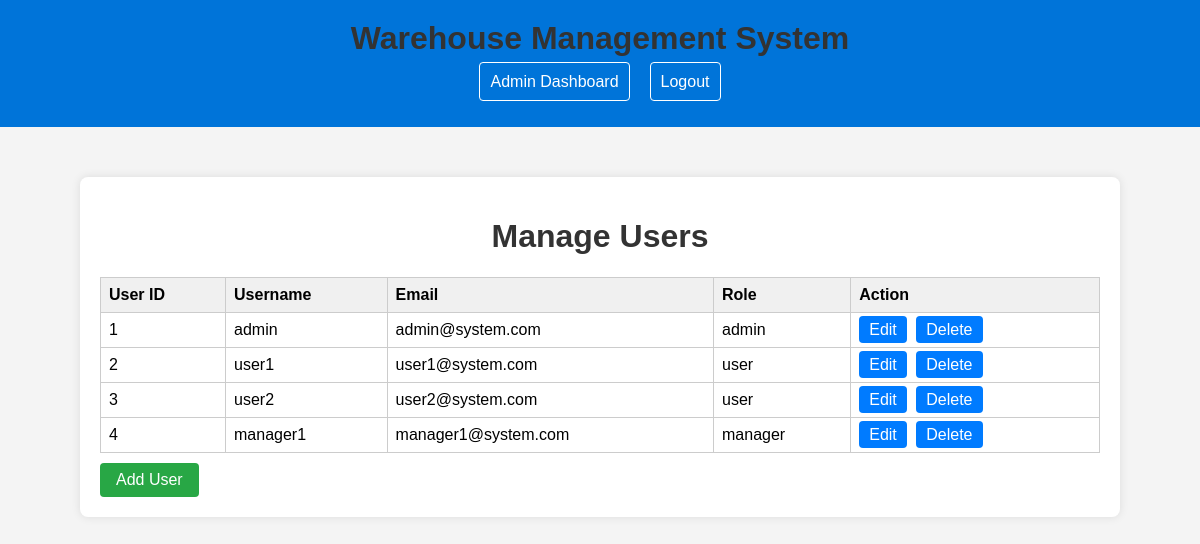
Page /users_manage.php (signed in) on the committed database.
### tables this page shows
CREATE TABLE `users` (
  `user_id` int(11) NOT NULL,
  `username` varchar(50) NOT NULL,
  `password` varchar(100) NOT NULL,
  `role` enum('admin','manager','user') NOT NULL,
  `email` varchar(100) NOT NULL
);

### users_manage.php (the view, shortened to what this page needs)
<?php
require_once 'db_config.php';
$sql = "SELECT * FROM users";
$result = mysqli_query($conn, $sql);
$users = mysqli_fetch_all($result, MYSQLI_ASSOC);
?>
<!DOCTYPE html>
<html lang="en">
<head>
</head>
<body>
    <?php include 'header.php'; ?>
    <div class="manage-container">
        <h1>Manage Users</h1>
        <table>
            <tr>
                <th>User ID</th>
                <th>Username</th>
                <th>Email</th>
                <th>Role</th>
                <th>Action</th>
            </tr>
            <?php foreach($users as $user): ?>
                <tr>
                    <td><?php echo $user['user_id']; ?></td>
                    <td><?php echo $user['username']; ?></td>
                    <td><?php echo $user['email']; ?></td>
                    <td><?php echo $user['role']; ?></td>
                    <td>
                        <a href="edit_user.php?id=<?php echo $user['user_id']; ?>">Edit</a>
                        <a href="delete_user.php?id=<?php echo $user['user_id']; ?>">Delete</a>
                    </td>
                </tr>
            <?php endforeach; ?>
        </table>
        <a href="add_user.php" class="add-user-link">Add User</a>
    </div>
</body>
</html>

### users_manage.php (style rules this page uses)
body { font-family: Arial, sans-serif; background-color: #f4f4f4; margin: 0; padding: 0; }
.manage-container { background-color: #fff; padding: 20px; border-radius: 8px; box-shadow: 0 0 10px rgba(0, 0, 0, 0.1); max-width: 1000px; margin: 50px auto; }
h1 { text-align: center; color: #333; }
table { width: 100%; border-collapse: collapse; }
th, td { border: 1px solid #ccc; padding: 8px; text-align: left; }
th { background-color: #f0f0f0; }
td a { text-decoration: none; color: #fff; margin-right: 5px; padding: 5px 10px; border-radius: 4px; background-color: #007bff; transition: background-color 0.3s; }
a.add-user-link { display: inline-block; padding: 8px 16px; margin-top: 10px; background-color: #28a745; color: #fff; text-decoration: none; border-radius: 4px; transition: background-color 0.3s; }

### rows in the picture
users: user_id "1", username "admin", email "admin@system.com", role "admin"
users: user_id "2", username "user1", email "user1@system.com", role "user"
users: user_id "3", username "user2", email "user2@system.com", role "user"
users: user_id "4", username "manager1", email "manager1@system.com", role "manager"
